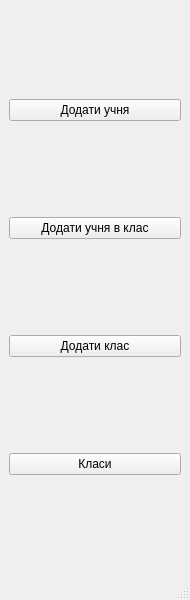
<?xml version="1.0" encoding="UTF-8"?>
<ui version="4.0">
 <class>LearningManagerMenu</class>
 <widget class="QMainWindow" name="LearningManagerMenu">
  <property name="geometry">
   <rect>
    <x>0</x>
    <y>0</y>
    <width>190</width>
    <height>600</height>
   </rect>
  </property>
  <property name="windowTitle">
   <string>MainWindow</string>
  </property>
  <widget class="QWidget" name="centralwidget">
   <layout class="QVBoxLayout" name="verticalLayout">
    <item>
     <widget class="QPushButton" name="addPupil">
      <property name="text">
       <string>Додати учня</string>
      </property>
     </widget>
    </item>
    <item>
     <widget class="QPushButton" name="addPupilToClass">
      <property name="text">
       <string>Додати учня в клас</string>
      </property>
     </widget>
    </item>
    <item>
     <widget class="QPushButton" name="addClass">
      <property name="text">
       <string>Додати клас</string>
      </property>
     </widget>
    </item>
    <item>
     <widget class="QPushButton" name="view_classes">
      <property name="text">
       <string>Класи</string>
      </property>
     </widget>
    </item>
   </layout>
  </widget>
  <widget class="QMenuBar" name="menubar">
   <property name="geometry">
    <rect>
     <x>0</x>
     <y>0</y>
     <width>190</width>
     <height>38</height>
    </rect>
   </property>
  </widget>
  <widget class="QStatusBar" name="statusbar"/>
 </widget>
 <resources/>
 <connections/>
</ui>
